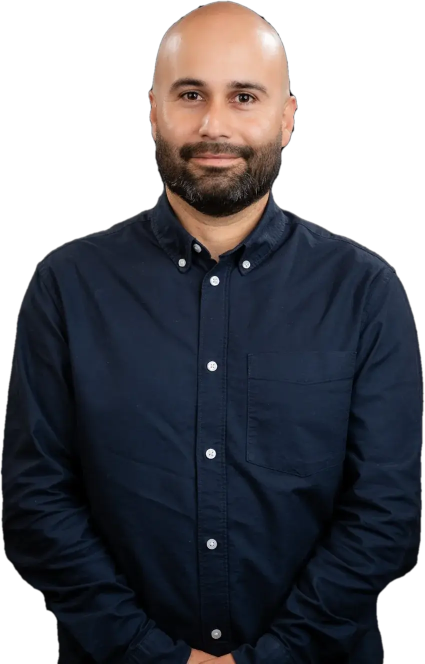
#> input picture deliver/giovanni-serrano/assets/client-handoff/Giovanni Portrait.webp, 849 x 1328 px (shown at 1/2 size)
$ python ab.py '../../../../../../giovanni-serrano/assets/client-handoff/Giovanni Portrait.webp' '../../../../../../giovanni-serrano/assets/client-handoff/Giovanni Portrait.webp' out.png 5
#> lines starting #> are read from the running program, lines starting #| are printed output that depends on the picture
# Side-by-side strips: an approved capture (left) against the current build (right).
# Usage: python code/ab.py <before.png> <after.png> <out-prefix> [parts]
import sys
from PIL import Image
a = Image.open(sys.argv[1]).convert('RGB'); b = Image.open(sys.argv[2]).convert('RGB')
#> after `a = Image.open(sys.argv[1]).convert('RGB')`:
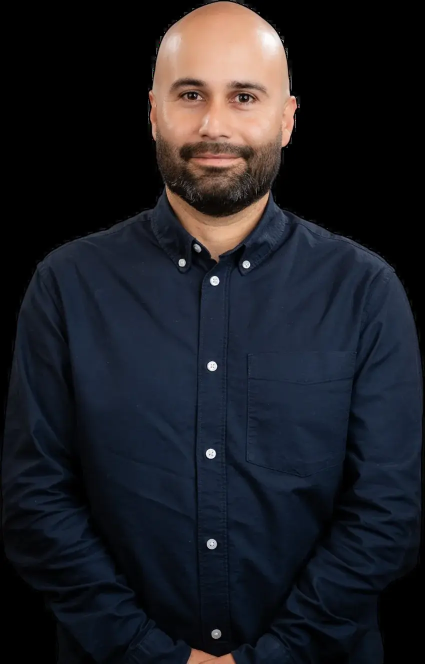
#> a: PIL image 849x1328 RGB (shown at 1/2 size); mean R, G, B 29.4, 30.2, 36
out = sys.argv[3]; n = int(sys.argv[4]) if len(sys.argv) > 4 else 6
h = max(a.height, b.height); step = -(-h // n)
#> after `h = max(a.height, b.height)`: h = 1328
#> after `step = -(-h // n)`: step = 266
scale = 0.5 if a.width > 800 else 1.0
#> scale = 0.5
for i in range(n):
    y0, y1 = i * step, min(h, (i + 1) * step)
    ca = a.crop((0, y0, a.width, y1)); cb = b.crop((0, y0, b.width, y1))
    im = Image.new('RGB', (a.width + b.width + 20, y1 - y0), (255, 0, 120))
    im.paste(ca, (0, 0)); im.paste(cb, (a.width + 20, 0))
    if scale != 1: im = im.resize((int(im.width * scale), int(im.height * scale)))
    im.save(f'{out}-{i}.png')
#> this loop made 5 passes
#> pass 1, `ca = a.crop((0, y0, a.width, y1))`:
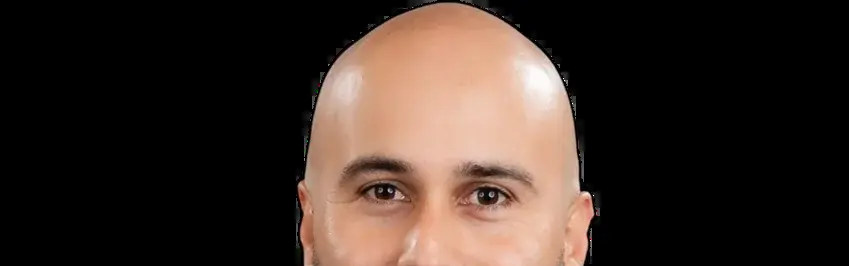
#> ca: PIL image 849x266 RGB; mean R, G, B 58.4, 45.2, 38.4
#> pass 1, `im = Image.new('RGB', (a.width + b.width + 20, y1 - y0), (255, 0, 120))`:
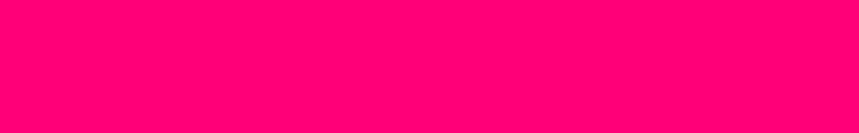
#> im: PIL image 1718x266 RGB (shown at 1/2 size); mean R, G, B 255, 0, 120
#> pass 1, `if scale != 1: im = im.resize((int(im.width * scale), int(im.height * ..`:
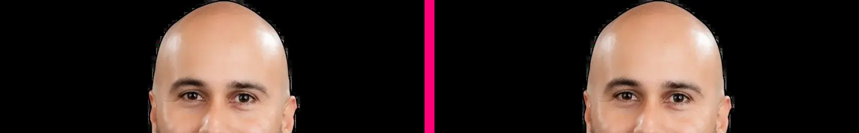
#> im: PIL image 859x133 RGB; mean R, G, B 60.7, 44.7, 39.4
#> pass 2, `ca = a.crop((0, y0, a.width, y1))`:
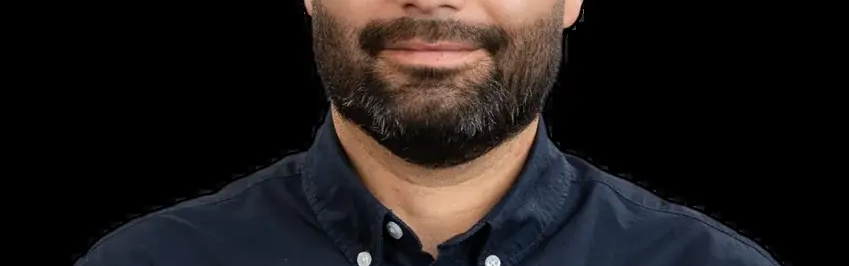
#> ca: PIL image 849x266 RGB; mean R, G, B 31.7, 26.8, 26.2
#> after the loop:
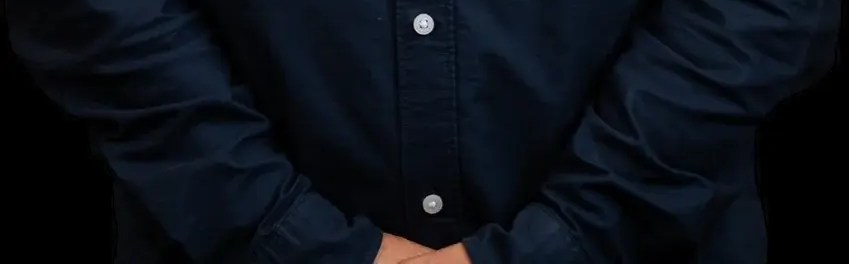
#> ca: PIL image 849x264 RGB; mean R, G, B 10.4, 15, 22.3
#> after the loop:
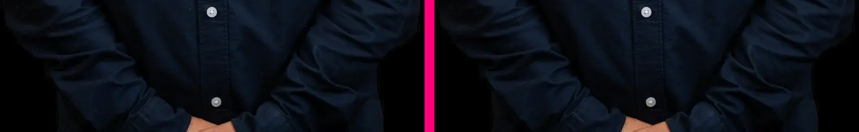
#> im: PIL image 859x132 RGB; mean R, G, B 13.3, 14.8, 23.5
print('ok', n)
